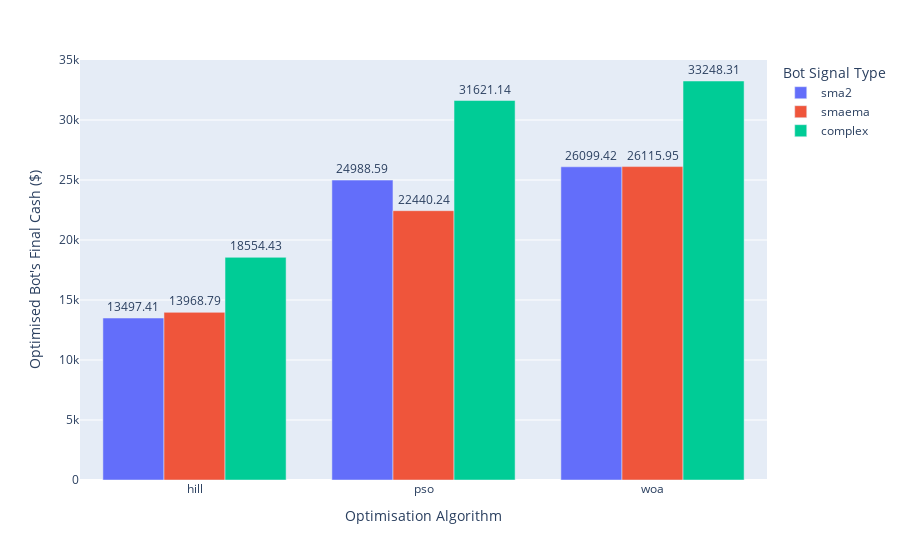

Source (notebook cell):
### Code cell
# VIS 3

from signals import sma2_bot_signal, smaema_bot_signal


def make_sma2_algo_from_HL(algo, h, l):
    return algo(
        make_eval_fn(sma2_bot_signal, train_price), bounds=[h, l], seed=RAND_GEN
    )


def make_smaema_algo_from_HL(algo, h, l):
    return algo(
        make_eval_fn(smaema_bot_signal, train_price),
        bounds=[h, l, (0.01, 1)],
        seed=RAND_GEN,
    )


groupB_sma2: dict[str, BaseAlgo] = {
    k: make_sma2_algo_from_HL(v, (5, 50), (51, 100)) for k, v in algo.items()
}
groupB_smaema: dict[str, BaseAlgo] = {
    k: make_smaema_algo_from_HL(v, (5, 50), (51, 100)) for k, v in algo.items()
}

# optimise group A and B for sma2 and smaema
for _ in range(REPETITIONS):
    for algo_name, algo_instance in groupB_sma2.items():
        algo_instance.optimise()
    for algo_name, algo_instance in groupB_smaema.items():
        algo_instance.optimise()

# build a dataframe that contains algo name, best fitness, group, and type (sma2, smaema, complex)
group_B_sma2_df = pd.DataFrame(
    {
        "algo": [algo_name for algo_name in groupB_sma2.keys()],
        "score": [algo.historical_best_fitness_mean for algo in groupB_sma2.values()],
        "group": ["B"] * len(groupB_sma2),
        "type": ["sma2"] * len(groupB_sma2),
    }
)
group_B_smaema_df = pd.DataFrame(
    {
        "algo": [algo_name for algo_name in groupB_smaema.keys()],
        "score": [algo.historical_best_fitness_mean for algo in groupB_smaema.values()],
        "group": ["B"] * len(groupB_smaema),
        "type": ["smaema"] * len(groupB_smaema),
    }
)

# combine the dataframes
bigger_combined_df = pd.concat(
    [
        group_B_sma2_df,
        group_B_smaema_df,
        group_B_df,
    ],
    ignore_index=True,
)

fig = px.bar(
    bigger_combined_df,
    x="algo",
    y="score",
    color="type",
    barmode="group",
    labels={
        "score": "Optimised Bot's Final Cash ($)",
        "algo": "Optimisation Algorithm",
        "type": "Bot Signal Type",
    },
    color_discrete_sequence=px.colors.qualitative.Plotly,
)
fig.update_traces(texttemplate="%{y:.2f}", textposition="outside")
fig.show()

### Figure 1 — Plotly figure (JSON) as saved in the notebook; plotly's stock layout.template omitted (floating-point values rounded to 4 significant figures)
{"data": [{"alignmentgroup": "True", "hovertemplate": "Bot Signal Type=sma2<br>Optimisation Algorithm=%{x}<br>Optimised Bot's Final Cash ($)=%{y}<extra></extra>", "legendgroup": "sma2", "marker": {"color": "#636EFA", "pattern": {"shape": ""}}, "name": "sma2", "offsetgroup": "sma2", "orientation": "v", "showlegend": true, "textposition": "outside", "texttemplate": "%{y:.2f}", "type": "bar", "x": ["hill", "pso", "woa"], "xaxis": "x", "y": [13500.0, 24990.0, 26100.0], "yaxis": "y"}, {"alignmentgroup": "True", "hovertemplate": "Bot Signal Type=smaema<br>Optimisation Algorithm=%{x}<br>Optimised Bot's Final Cash ($)=%{y}<extra></extra>", "legendgroup": "smaema", "marker": {"color": "#EF553B", "pattern": {"shape": ""}}, "name": "smaema", "offsetgroup": "smaema", "orientation": "v", "showlegend": true, "textposition": "outside", "texttemplate": "%{y:.2f}", "type": "bar", "x": ["hill", "pso", "woa"], "xaxis": "x", "y": [13970.0, 22440.0, 26120.0], "yaxis": "y"}, {"alignmentgroup": "True", "hovertemplate": "Bot Signal Type=complex<br>Optimisation Algorithm=%{x}<br>Optimised Bot's Final Cash ($)=%{y}<extra></extra>", "legendgroup": "complex", "marker": {"color": "#00CC96", "pattern": {"shape": ""}}, "name": "complex", "offsetgroup": "complex", "orientation": "v", "showlegend": true, "textposition": "outside", "texttemplate": "%{y:.2f}", "type": "bar", "x": ["hill", "pso", "woa"], "xaxis": "x", "y": [18550.0, 31620.0, 33250.0], "yaxis": "y"}], "layout": {"barmode": "group", "legend": {"title": {"text": "Bot Signal Type"}, "tracegroupgap": 0}, "margin": {"t": 60}, "xaxis": {"anchor": "y", "domain": [0, 1], "title": {"text": "Optimisation Algorithm"}}, "yaxis": {"anchor": "x", "domain": [0, 1], "title": {"text": "Optimised Bot's Final Cash ($)"}}}}
